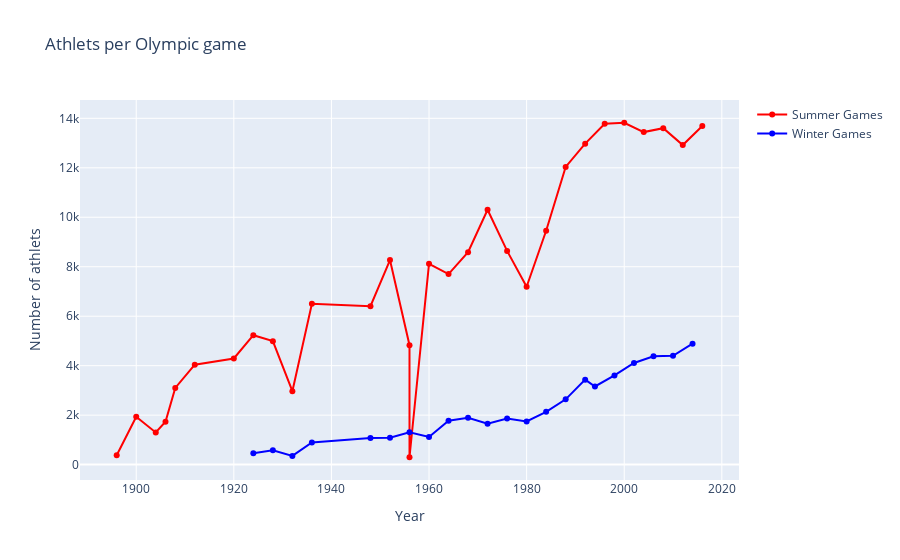

Notebook cell for this chart:
### Code cell
# 연도별 동계하계 올림픽 선수 수
dfS = df[df['Season']=='Summer']; dfW = df[df['Season']=='Winter']

traceS = go.Scatter(
    x = dfS['Year'],y = dfS['Athlets'],
    name="Summer Games",
    marker=dict(color="Red"),
    mode = "markers+lines"
)
traceW = go.Scatter(
    x = dfW['Year'],y = dfW['Athlets'],
    name="Winter Games",
    marker=dict(color="Blue"),
    mode = "markers+lines"
)

data = [traceS, traceW]
layout = dict(title = 'Athlets per Olympic game',
          xaxis = dict(title = 'Year', showticklabels=True), 
          yaxis = dict(title = 'Number of athlets'),
          hovermode = 'closest'
         )
fig = dict(data=data, layout=layout)
iplot(fig, filename='events-athlets2')

img = Image.open('athlets_per_olympic_game(scat).png')
display(img)

### Figure 1 — Plotly figure (JSON) as saved in the notebook; plotly's stock layout.template omitted (floating-point values rounded to 4 significant figures)
{"data": [{"marker": {"color": "Red"}, "mode": "markers+lines", "name": "Summer Games", "type": "scatter", "x": [1896, 1900, 1904, 1906, 1908, 1912, 1920, 1924, 1928, 1932, 1936, 1948, 1952, 1956, 1956, 1960, 1964, 1968, 1972, 1976, 1980, 1984, 1988, 1992, 1996, 2000, 2004, 2008, 2012, 2016], "y": [380, 1936, 1301, 1733, 3101, 4040, 4292, 5233, 4992, 2969, 6506, 6405, 8270, 4829, 298, 8119, 7702, 8588, 10304, 8641, 7191, 9454, 12037, 12977, 13780, 13821, 13443, 13602, 12920, 13688]}, {"marker": {"color": "Blue"}, "mode": "markers+lines", "name": "Winter Games", "type": "scatter", "x": [1924, 1928, 1932, 1936, 1948, 1952, 1956, 1960, 1964, 1968, 1972, 1976, 1980, 1984, 1988, 1992, 1994, 1998, 2002, 2006, 2010, 2014], "y": [460, 582, 352, 895, 1075, 1088, 1307, 1116, 1778, 1891, 1655, 1861, 1746, 2134, 2639, 3436, 3160, 3605, 4109, 4382, 4402, 4891]}], "layout": {"hovermode": "closest", "title": {"text": "Athlets per Olympic game"}, "xaxis": {"showticklabels": true, "title": {"text": "Year"}}, "yaxis": {"title": {"text": "Number of athlets"}}}}
